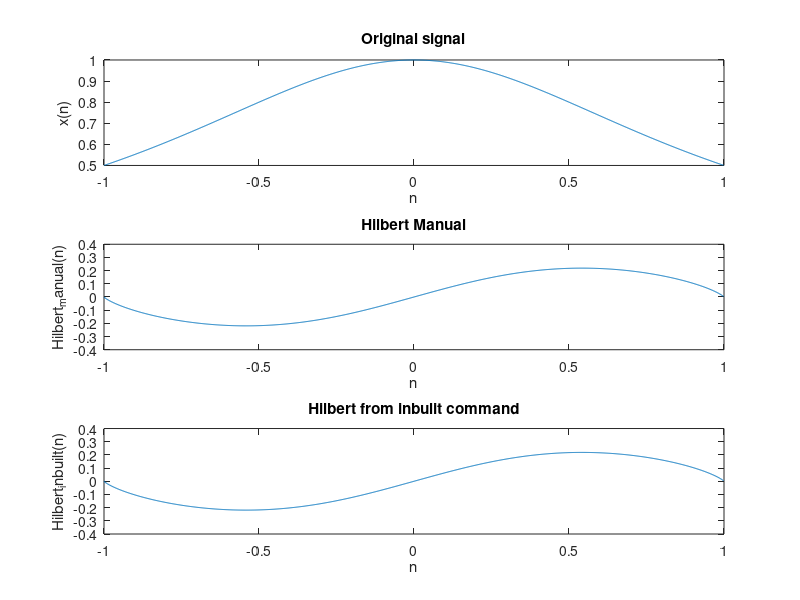

Source code (MATLAB):
clc;
clear all;
close all;

fs = 600; %sampling frequency in Hz
t = -1:1/fs:1-1/fs; %time base
for k=1:length(t)
    x(k)=1/(1+t(k)^2);
end

subplot(3,1,1);plot(t,x); %Original Signal
title('Original signal'); xlabel('n'); ylabel('x(n)');

N=length(t);

for k=0:N-1
    for n=0:N-1
        y(n+1) = (x(n+1).*exp((-2*pi/N)*1j*n*k));
    end
    X(k+1) = sum(y);
    clear y;
    clear k;
end

for k=0:(N/2)-1
    X_h(k+1) = -j*X(k+1);
end

for k=(N/2):N-1
    X_h(k+1) = j*X(k+1);
end  

for n=0:N-1
    for k=0:N-1
        y(k+1) = (X_h(k+1).*exp((2*pi/N)*1j*n*k));
    end
    x_h(n+1) = sum(y)/N;
    z(n+1) = x(n+1) + j*x_h(n+1);
    clear y;
    clear k;
end
subplot(3,1,2); plot(t,(x_h)); % hilbert manual
title('Hilbert Manual'); xlabel('n'); ylabel('Hilbert_manual(n)');

hilbert_z = hilbert(x);
subplot(3,1,3); plot(t,(imag(hilbert_z)));  % hilbert_z from inbulit command
title('Hilbert from inbulit command'); xlabel('n'); ylabel('Hilbert_inbuilt(n)');



